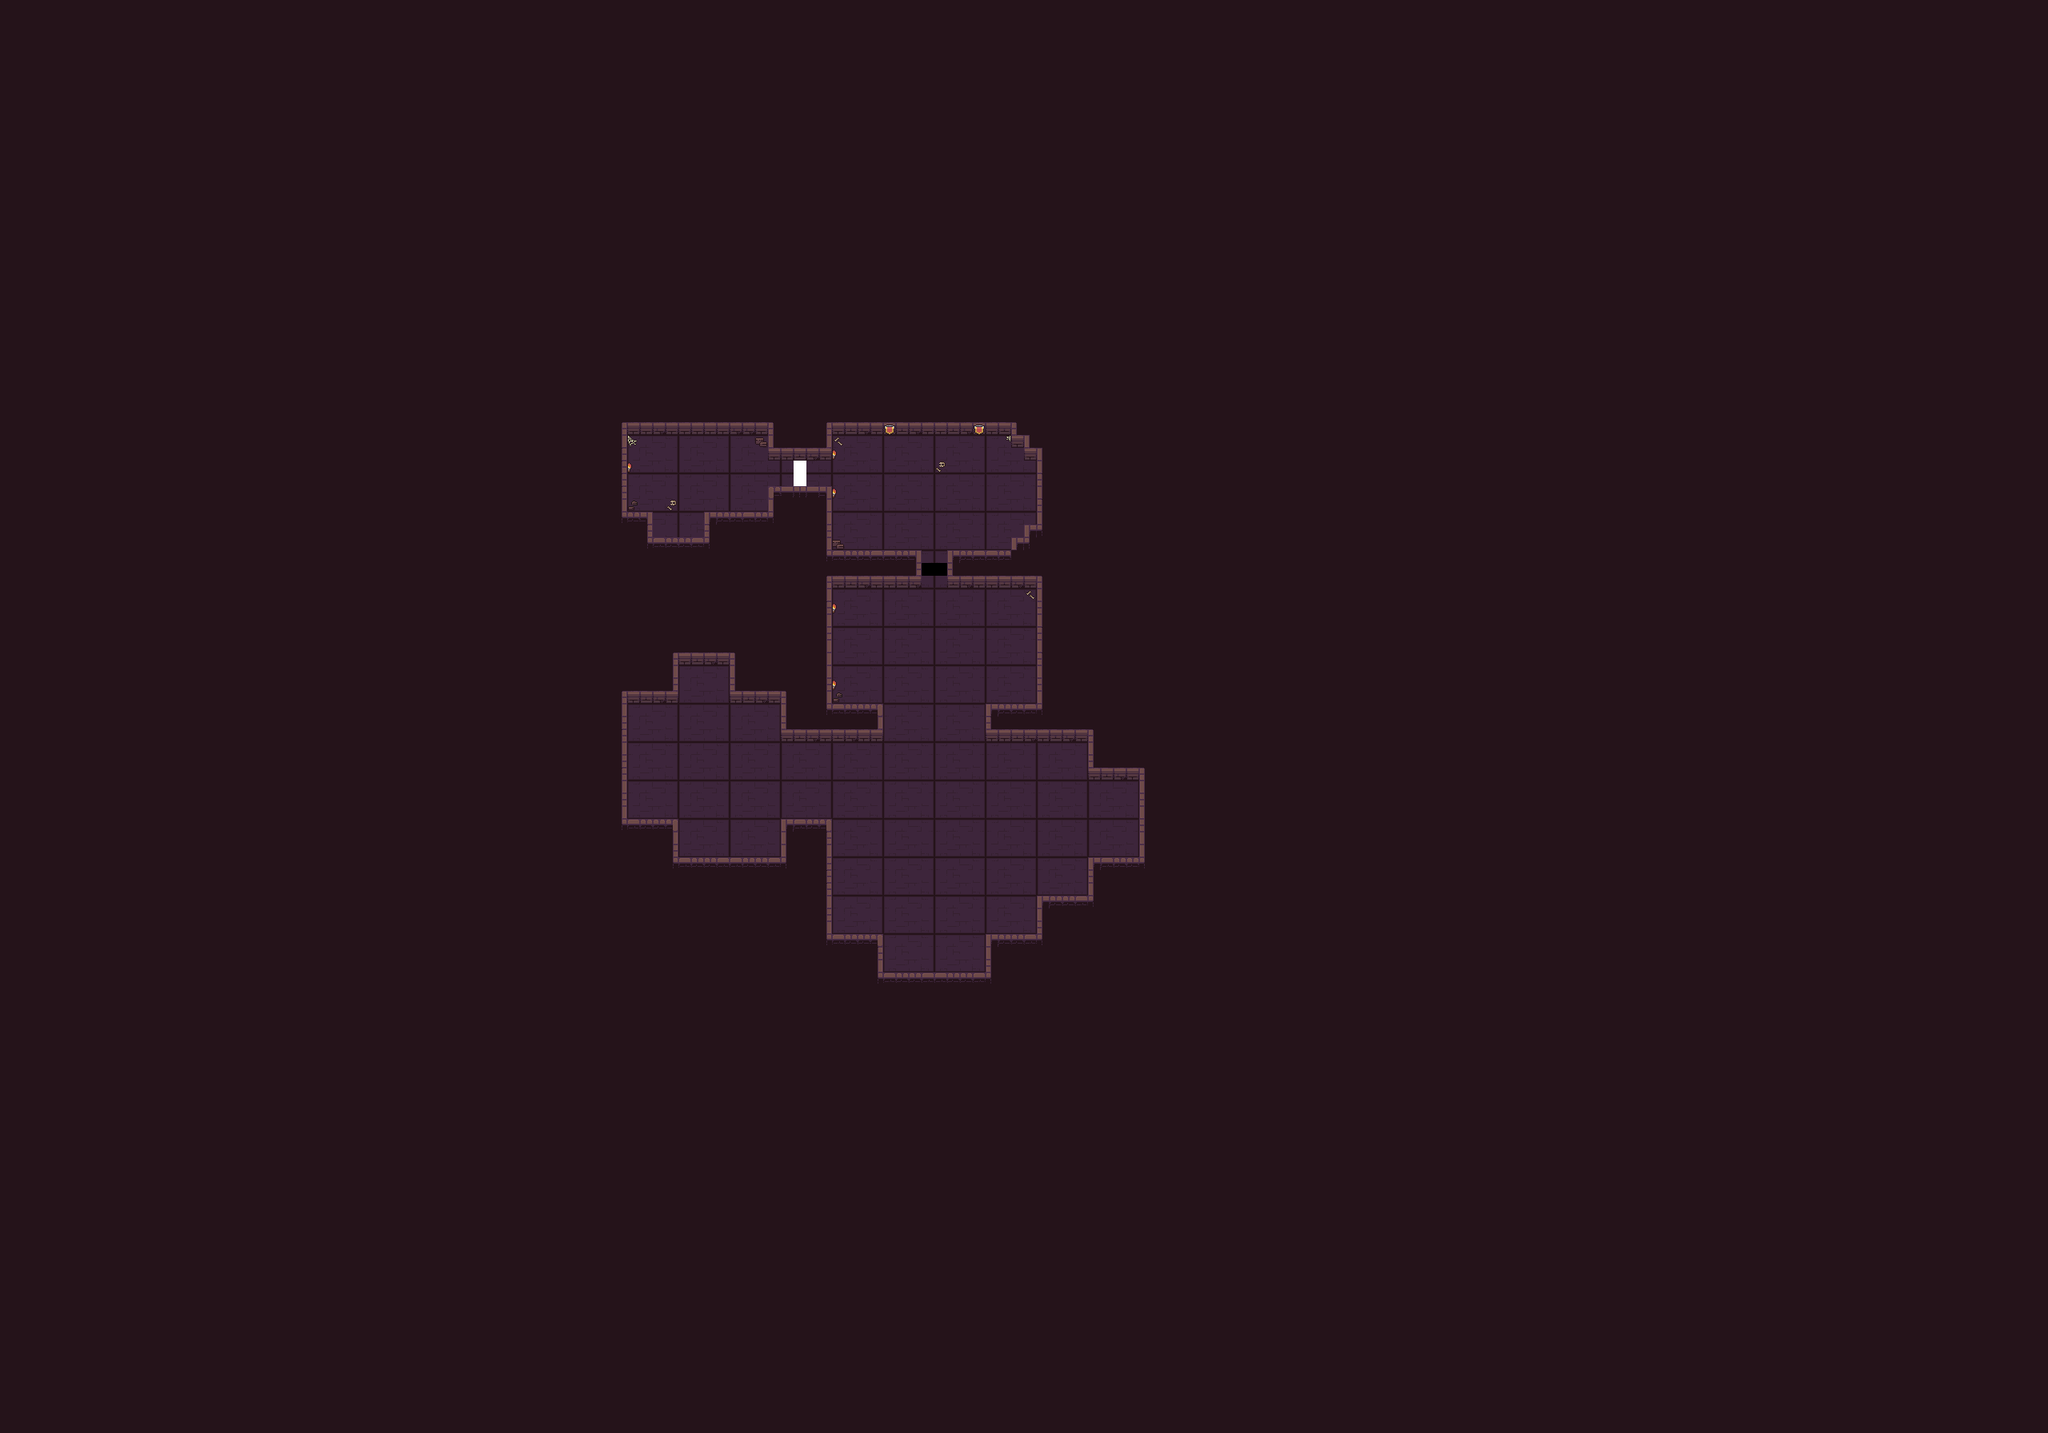

Tiled map render using the project's own tile images. Description and the map definition, with tile-layer contents summarised, below:
An orthogonal 160x112 tile map with 16x16 px tiles, 6 tile layers (Floor, Walls, Wall_Decor, Floor_Decor, ...), 1 hidden layer not drawn, 3 tilesets and 11 objects (3x chest, 2x gold_key, 2x Enemy_Skeleton, 2x Enemy_Skull, Player, ...).

<map version="1.10" tiledversion="1.11.2" orientation="orthogonal" renderorder="right-down" width="160" height="112" tilewidth="16" tileheight="16" infinite="0" nextlayerid="17" nextobjectid="34">
 <editorsettings>
  <export format="csv" />
 </editorsettings>
 <tileset firstgid="1" source="Dungeon.tsx" />
 <tileset firstgid="101" source="Logic_Tile.tsx" />
 <tileset firstgid="102" source="Logic_Tiles.tsx" />
 <layer id="1" name="Floor" width="160" height="112">
  <data>[17920 cells, 17920 non-empty, 13 distinct tile ids]</data>
 </layer>
 <layer id="4" name="Walls" width="160" height="112">
  <data>[17920 cells, 279 non-empty, 25 distinct tile ids]</data>
 </layer>
 <layer id="6" name="Wall_Decor" width="160" height="112">
  <data>[17920 cells, 12 non-empty, 6 distinct tile ids]</data>
 </layer>
 <layer id="13" name="Floor_Decor" width="160" height="112">
  <data>[17920 cells, 7 non-empty, 4 distinct tile ids]</data>
 </layer>
 <layer id="9" name="Door_Tiles" width="160" height="112">
  <data>[17920 cells, 4 non-empty, 4 distinct tile ids]</data>
 </layer>
 <layer id="12" name="Keys" width="160" height="112" visible="0">
  <data>[17920 cells, 3 non-empty, 1 distinct tile ids]</data>
 </layer>
 <layer id="14" name="Logic_Layer" width="160" height="112">
  <data>[17920 cells, 4 non-empty, 2 distinct tile ids]</data>
 </layer>
 <objectgroup id="11" name="Items">
  <object id="12" name="gold_key" x="1284.83" y="604.417" width="10" height="8" />
  <object id="13" name="gold_key" x="915.333" y="549" width="10" height="8" />
 </objectgroup>
 <objectgroup id="16" name="Chests">
  <object id="29" name="chest" x="1136" y="544.25" width="16" height="16" />
  <object id="30" name="chest" x="1184.25" y="543.75" width="16" height="16" />
  <object id="33" name="chest" x="785.333" y="944.667" width="16" height="16" />
 </objectgroup>
 <objectgroup id="5" name="Entity_Spawns">
  <object id="1" name="Player" x="848" y="592">
   <properties>
    <property name="pos" value="" />
   </properties>
   <point />
  </object>
  <object id="5" name="Enemy_Skeleton" x="1167.33" y="625.333">
   <point />
  </object>
  <object id="6" name="Enemy_Skull" x="1300.67" y="1037.33">
   <point />
  </object>
  <object id="8" name="Enemy_Skeleton" x="1168" y="827.333">
   <point />
  </object>
  <object id="9" name="Enemy_Skull" x="898.333" y="977">
   <point />
  </object>
  <object id="32" name="Exit" x="1408" y="1008" width="16" height="32" />
 </objectgroup>
</map>
